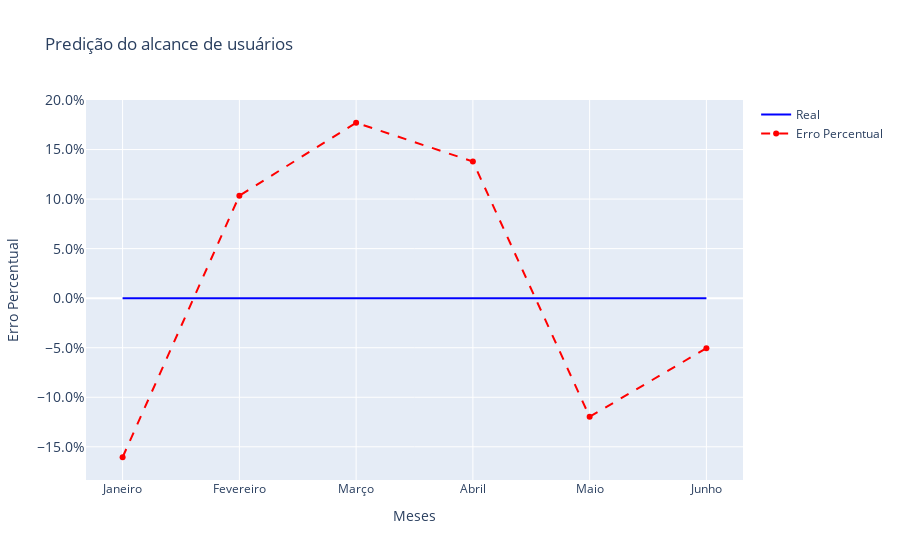

Notebook code cell kept with this figure:
### Code cell
import plotly.graph_objects as go

# Dados de exemplo
# real = [10, 20, 30, 40, 50, 60, 70]   # Valores reais
# previsto = [12, 19, 32, 42, 48, 63, 68]  # Valores previstos

# Calculando o erro percentual
erro_percentual = [(p - r) / r  for p, r in zip(pred, real)]
print(erro_percentual)

# Criando o gráfico
fig = go.Figure()

# Adicionando a linha dos valores reais (linha base no eixo Y = 0)
fig.add_trace(go.Scatter(x=months, y=[0]*len(real), mode='lines', name='Real', line=dict(color='blue')))

# Adicionando a linha do erro percentual (valores previstos - reais)
fig.add_trace(go.Scatter(x=months, y=erro_percentual, mode='lines+markers', name='Erro Percentual', line=dict(color='red', dash='dash')))

# Adicionando título e rótulos dos eixos
fig.update_layout(
    title='Predição do alcance de usuários',
    xaxis_title='Meses',
    yaxis_title='Erro Percentual',
    showlegend=True,
    xaxis=dict(
        tickvals=months,  # Define as posições dos ticks (valores reais)
        ticktext=["Janeiro", "Fevereiro", "Março", "Abril", "Maio", "Junho", "Julho"],  # Rótulos dos meses
        # tickfont=dict(size=20)  # Tamanho da fonte dos ticks
    ),
    yaxis=dict(
        tickformat=".1%",  # Formato de porcentagem com 2 casas decimais
        tickfont=dict(size=14)  # Tamanho da fonte dos ticks do eixo Y
    )
)

# Exibindo o gráfico
fig.show()

### Figure 1 — Plotly figure (JSON) as saved in the notebook; plotly's stock layout.template omitted (floating-point values rounded to 4 significant figures)
{"data": [{"line": {"color": "blue"}, "mode": "lines", "name": "Real", "type": "scatter", "x": [1, 2, 3, 4, 5, 6], "y": [0, 0, 0, 0, 0, 0]}, {"line": {"color": "red", "dash": "dash"}, "mode": "lines+markers", "name": "Erro Percentual", "type": "scatter", "x": [1, 2, 3, 4, 5, 6], "y": [-0.1605, 0.1034, 0.177, 0.1379, -0.1197, -0.05042]}], "layout": {"showlegend": true, "title": {"text": "Predição do alcance de usuários"}, "xaxis": {"ticktext": ["Janeiro", "Fevereiro", "Março", "Abril", "Maio", "Junho", "Julho"], "tickvals": [1, 2, 3, 4, 5, 6], "title": {"text": "Meses"}}, "yaxis": {"tickfont": {"size": 14}, "tickformat": ".1%", "title": {"text": "Erro Percentual"}}}}
